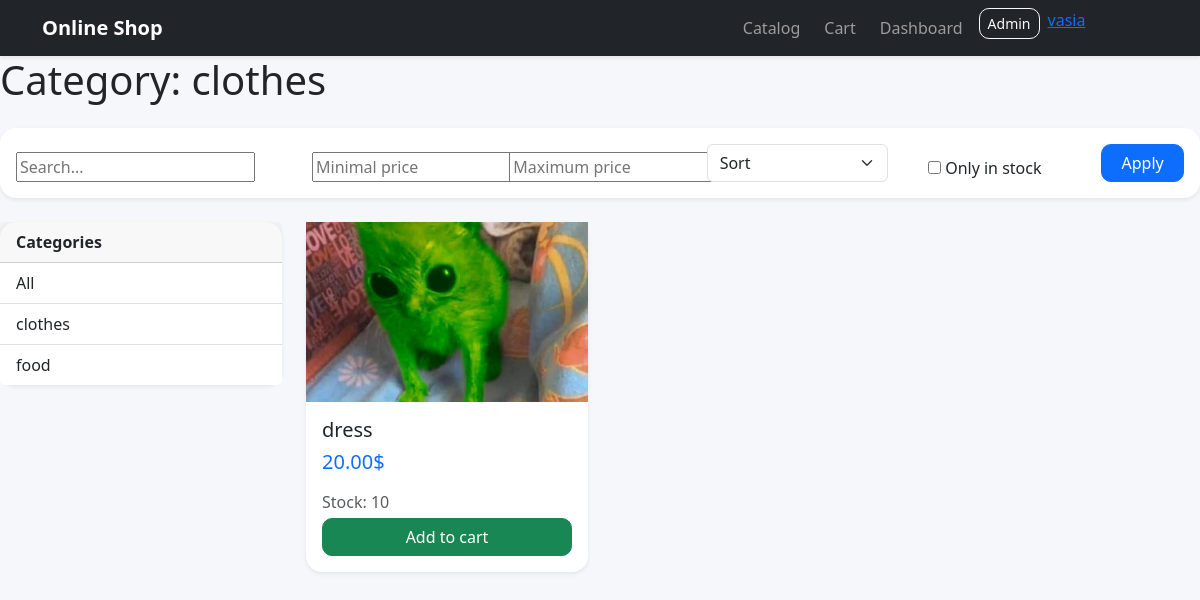
Screenshot of /category/clothes/ (signed in) with the database file from the repository.
### catalog/models.py (models this page shows, shortened)
class Category(models.Model):
    name = models.CharField(max_length = 120, unique = True)
    slug = models.SlugField(max_length = 140, unique = True)
    class Meta:
        ordering = ['name']
        verbose_name = 'Category'
        verbose_name_plural = "Categories"
    def get_absolute_url(self):
        return reverse('catalog:product_list_by_category', args=[self.slug])

class Product(models.Model):
    category = models.ForeignKey(
        Category,
        related_name = 'products',
        on_delete = models.CASCADE
    )
    name = models.CharField(max_length=200)
    slug = models.SlugField(max_length=220, unique=True)
    image = models.ImageField(upload_to='products/%Y/%m/%d/', blank=True, null=True)
    description = models.TextField(blank=True)
    price = models.DecimalField(max_digits=10, decimal_places=2)
    stock = models.PositiveIntegerField(default=0)
    available = models.BooleanField(default=True)
    created_at = models.DateTimeField(auto_now_add=True)
    updated_at = models.DateTimeField(auto_now=True)
    class Meta:
        ordering = ['name']
        indexes = [
            models.Index(fields=['id', 'slug']),
            models.Index(fields=['name']),
        ]
        verbose_name = 'Product'
        verbose_name_plural = 'Products'
    def get_absolute_url(self):
        return reverse('catalog:product_detail', args=[self.id, self.slug])

### catalog/views.py (the view)
# urls.py: path('', views.product_list, name='product_list'),
def product_list(request,  category_slug=None):
    category = None
    categories = Category.objects.all()
    products = Product.objects.filter(available=True)
    if category_slug:
        category = get_object_or_404(Category, slug=category_slug)
        products = products.filter(category=category)
    q = request.GET.get('q')
    if q:
        products = products.filter(name__icontains=q)
    min_price = request.GET.get('min_price')
    max_price = request.GET.get('max_price')
    if min_price:
        try:
            products = products.filter(price__gte=min_price)
        except ValueError:
            pass
    if max_price:
        try:
            products = products.filter(price__lte=max_price)
        except ValueError:
            pass
    in_stock = request.GET.get('in_stock')
    if in_stock == '1':
        products = products.filter(stock__gt=0)
    sort = request.GET.get('sort')
    if sort == 'price_asc':
        products = products.order_by('price')
    elif sort == 'price_desc':
        products = products.order_by('-price')
    elif sort == 'name_asc':
        products = products.order_by('name')
    elif sort == 'name_desc':
        products = products.order_by('-name')
    context = {
        'category': category,
        'categories': categories,
        'products': products
    }
    return render(request, 'catalog/product_list.html', context)

### catalog/templates/catalog/product_list.html (shortened to what this page needs)
{% extends "base.html" %}
{% block content %}
<h1 class="mb-4">
    {% if category %}Category: {{category.name}}{% else %}Product Catalog{% endif %}
</h1>
<form method="get" class="card card-body shadow-sm mb-4">
    <div class="row g-3 align-items-end">
        <div class="col-md-3">
            <input type="text" name="q" placeholder="Search..." value="{{ request.GET.q }}">
        </div>
        <div class="col-md-2">
            <input type="number" step="0.01" name="min_price" placeholder="Minimal price" value="{{ request.GET.min_price }}">
        </div>
        <div class="col-md-2">
            <input type="number" step="0.01" name="max_price" placeholder="Maximum price" value="{{ request.GET.max_price }}">
        </div>
        <div class="col-md-2">
            <select name="sort" class="form-select">
                <option value="">Sort</option>
            </select>
        </div>
        <div class="col-md-2 d-flex align-items-center">
            <div class="form-check">
                <input type="checkbox" name="in_stock" value="1" {% if request.GET.in_stock == '1' %}checked{% endif %}>
                <label class="form-check-label">Only in stock</label>
            </div>
        </div>
        <div class="col-md-1">
            <button type="submit" class="btn btn-primary w-100">Apply</button>
        </div>
    </div>
</form>
<div class="row">
    <aside class="col-md-3 mb-4">
        <div class="card shadow-sm">
            <div class="card-header fw-bold">Categories</div>
            <div class="list-group list-group-flush">
                <a href="{% url 'catalog:product_list' %}" class="list-group-item list-group-item-action">All</a>
                {% for c in categories %}
                    <a href="{{ c.get_absolute_url }}" class="list-group-item list-group-item-action">{{ c.name }}</a>
                {% endfor %}
            </div>
    </aside>
    <section class="col-md-9">
        <div class="row g-4">
            {% for product in products %}
            <div class="col-md-4">
                <div class="card product-card shadow-sm h-100">
                    <a href="{{ product.get_absolute_url }}">
                        {% if product.image %}
                        <img src="{{ product.image.url }}" alt="{{ product.name }}" style="width: 100%; height: 180px; object-fit: cover;">
                        {% else %}
                        <div style="width: 100%; height: 180px; background-color: #f0f0f0; display: flex; align-items: center; justify-content: center;">
                            No photo
                        </div>
                        {% endif %}
                    </a>
                    <div class="card-body d-flex flex-column">
                        <h5 class="card-title">
                            <a class="text-decoration-none text-dark" href="{{ product.get_absolute_url }}">
                                {{ product.name }}
                            </a>
                        </h5>
                        <h5 class="text-primary mb-3">{{ product.price }}$</h5>
                        <p class="text-muted mb-1">Stock: {{ product.stock }}</p>
                        <form action="{% url 'cart:cart_add' product.id %}" method="post" class="mt-auto">
                            <button type="submit" class="btn btn-success w-100">Add to cart</button>
                        </form>
                    </div>
                </div>
            </div>
        {% empty %}
        <div class="col-12">
            <div class="alert alert-warning">Product not found</div>
        </div>
        {% endfor %}
        </div>
    </section>
</div>
{% endblock %}

### templates/base.html (shortened to what this page needs)
{% load static %}
<!DOCTYPE html>
<html lang="en">
<head>
    <link href="https://cdn.jsdelivr.net/npm/bootstrap@5.3.3/dist/css/bootstrap.min.css" rel="stylesheet">
    <link rel="stylesheet" href="{% static 'css/style.css' %}">
</head>
<body>
    <nav class="navbar navbar-expand-lg navbar-dark bg-dark shadow-sm">
        <div class="container">
            <a href="/" class="navbar-brand fw-bold">Online Shop</a>
            <div class="collapse navbar-collapse" id="navbarMenu">
                <ul class="navbar-nav ms-auto gap-2">
                    <li class="nav-item"><a href="/" class="nav-link">Catalog</a></li>
                    <li class="nav-item"><a href="/cart/" class="nav-link">Cart</a></li>
                    <li class="nav-item"><a href="/dashboard/" class="nav-link">Dashboard</a></li>
                    <li class="nav-item"><a href="/admin/" class="btn btn-outline-light btn-sm">Admin</a></li>
                    {% if user.is_authenticated %}
                    <li class="nav-item">
                        <a href="{% url 'users:profile' %}">{{user.username}}</a>
                    </li>
                    <li class="nav-item">
                        <form action="{% url 'logout' %}" method="post">
                            <button class="btn tbn-outline-light btn-sm" type="submit">Logout</button>
                        </form>
                    </li>
                    {% else %}
                    <li class="nav-item"><a href="{% url 'login' %}" class="nav-link">Login</a></li>
                    <li class="nav-item"><a href="{% url 'users:register' %}" class="btn btn-primary btn-sm">Register</a></li>
                    {% endif %}
                </ul>
            </div>
        </div>
    </nav>
    <div style="max-width: 1200px; margin: 20px autpo;">
        {% block content %}{% endblock %}
    </div>
</body>
</html>

### static/css/style.css (style rules this page uses)
body { background: #f6f7fb; }
.card { border: none; border-radius: 16px; }
.product-card { transition: 0.2s ease; }
.btn { border-radius: 10px; }

### rows the page displays
Category: name "clothes"
Category: name "food"
Product: image (picture), name "dress", price "20.00", stock "10"

### other values shown
{{ user.username }} "vasia"
